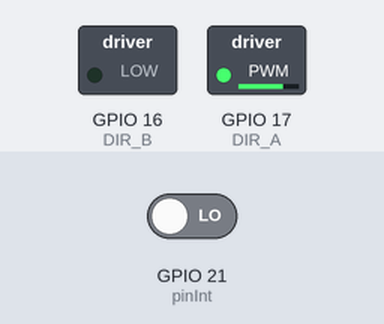
Bench run of a sketch on a simulated ESP32. On the bench: switched loads named in the sketch (green lamp = pin HIGH). The test bench sets the inputs (shaded band); at power-on: GPIO 21 (pinInt) LOW. What the sketch prints to the serial monitor is not drawn.

Above: at 0.1 s.
Timing chart, 0 to 1.6 s (numbered marks = the images above):
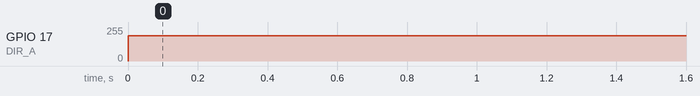

The sketch:

Programa04_RVVF.ino
```cpp
/*
 * Ruiz Villalba Valentina Fabienne
 * Prueba programa 04 con Cytron MDD10A
 * --> Uso de encoders / lectura haciendo uso de interrupciones
 * --> Tipo de control Locked-Antiphase PWM
 * Noviembre 2020
 * ESP32 TRA
 */


/*
 *---------------------------------------
 *          Pines y variables
 * --------------------------------------
 */

//Pines del motor
int DIR_A = 17; //---> Derecho
int DIR_B = 16; //---> Izquierdo

//Pin interrupción --> Señal encoder motor A
int pinInt = 21;

// PWM propiedades
int pwmFreq = 8000;
int pwmChannel_A = 0;
int pwmChannel_B = 1;
int pwmRes = 8; //Resolución de 8 bits


//Variables de velocidad y dirección

/*
 * C.T < 50% --> Giro en sentido horario
 * C.T = 50% --> Detenido
 * C.T > 50% --> Giro en sentido antihorario
 *
 * Nota: Se recomienda no tomar los valores máximos (0, 255)
 */

    int vel_1 = 190;
    int vel_2 = 64;
    int vel_Stop=127;

// Variable que hará el conteo del cambio en los endoders
int cont = 0;

/*
 *------------------------------------
 *        Funciones principales
 *------------------------------------
 */


void setup() {
    Serial.begin(115200);

    pinMode(DIR_A, OUTPUT);
    pinMode(DIR_B, OUTPUT);

    ledcAttachPin(DIR_A,pwmChannel_A);  // --> Derecha
    ledcAttachPin(DIR_B,pwmChannel_B);  // --> Izquierda

    ledcSetup(pwmChannel_A,pwmFreq,pwmRes);
    ledcSetup(pwmChannel_B,pwmFreq,pwmRes);

    //Se define el pin con interrupción de acuerdo a -->  attachInterrupt(GPIOPin, ISR, Mode) <--
     attachInterrupt(pinInt, isr, RISING);

}


void loop() {
  Serial.println(cont);
  Serial.println("-----------------------------");
  movDerecha();
}


/*
 *---------------------------------------------
 *                  Funciones
 *--------------------------------------------
 */


/*
 * Giro del motor de la derecha
 *
 */

void movDerecha(){
  ledcWrite(pwmChannel_A, vel_1);
}


/*
 * Función de interrupción ISR (Interrupt Service Routine)
 */

 void isr(){
  cont += 1;
 }
```

Measured:
- by itself, GPIO 17 (DIR_A): 0/255 → 189/255 at 0.00 s
